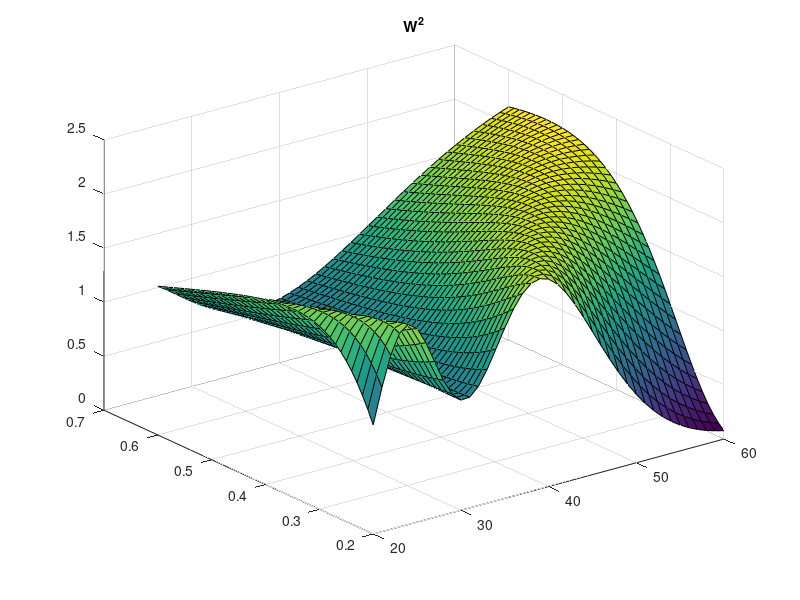
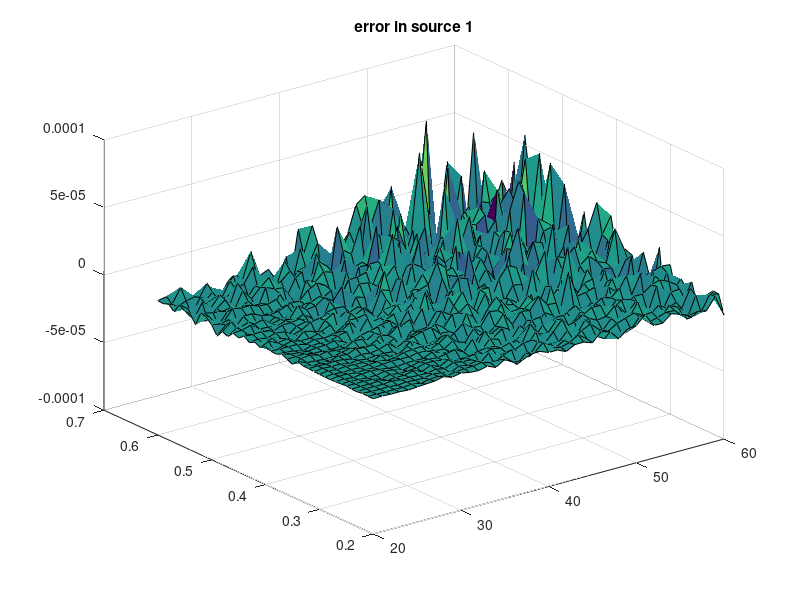
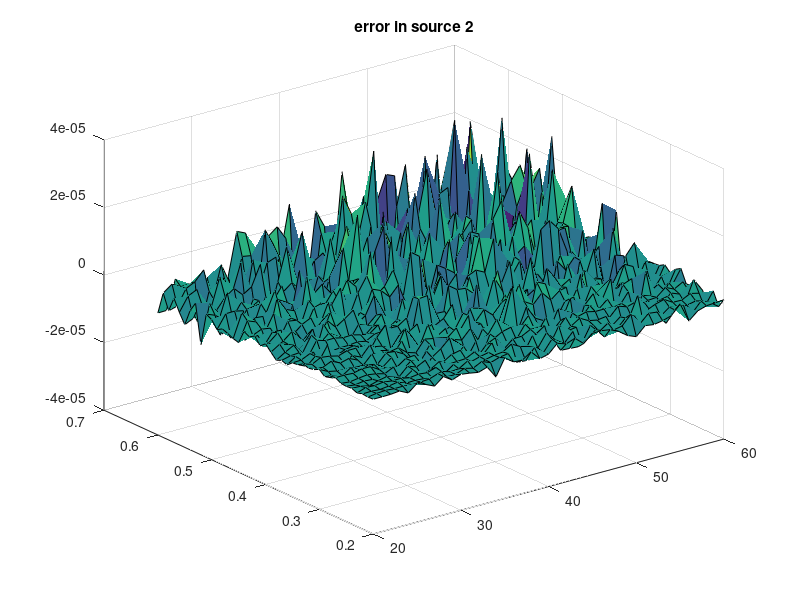
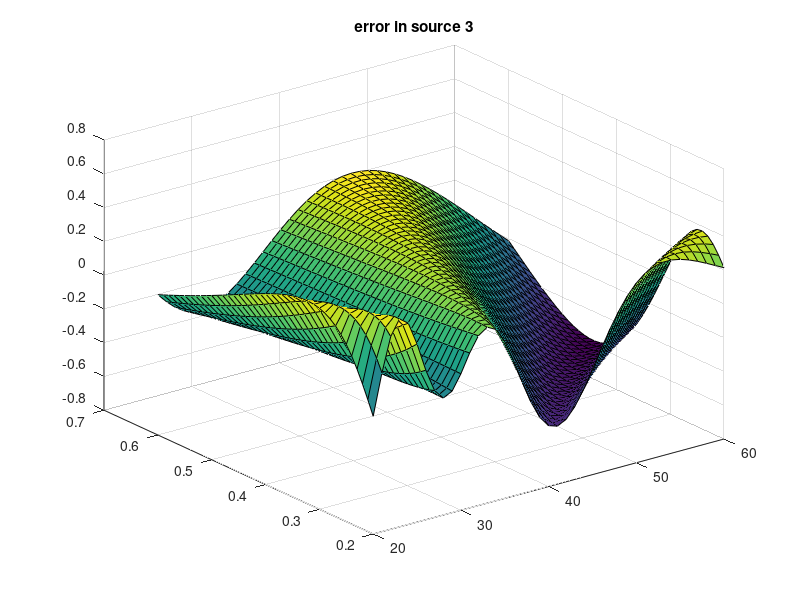

Write the MATLAB code that produced these figures, in order.
%% This code verifies that the correction terms W_1 and W_2 solve
% the corresponding PDE's. See stochasticVol.pdf for more info

%clear
clear all
close all
clc

%Parameters
T = 1 ;
rho = -0.10 ;
K = 30 ;
n = 2 ;


%functions
d2 = @(F,alpha,tau,strike) ( log( (1.0/strike)*F ) - 0.5*tau*(alpha.^2) )./(sqrt(tau)*alpha) ;
d1 = @(F,alpha,tau,strike) ( log( (1.0/strike)*F ) + 0.5*tau*(alpha.^2) )./(sqrt(tau)*alpha) ;
y = @(F,alpha,tau,strike) ( log( (1.0/strike)*F ) - 0.5*tau*(alpha.^2) )./(alpha);

N = @(x) normcdf(x) ;
N1 = @(x) normpdf(x) ;
N2 = @(x) -x.*normpdf(x) ;
N3 = @(x) (x.^2 - 1.0 ).*normpdf(x) ;
N4 = @(x) (-x.^3+3*x).*normpdf(x) ;
N5 = @(x) (x.^4 - 6*x.^2 + 3).*normpdf(x) ;
N6 = @(x) (-x.^5 + 10*x.^3 - 15*x).*normpdf(x) ;



W0 = @(F,a,t) F.*N(d1(F,a,T-t,K)) - K*N(d2(F,a,T-t,K)) 
W1 = @(F,a,t) 0.5*rho*K*a.*((T-t).*N2(d2(F,a,T-t,K)))
W2 = @(F,a,t) -(1/2)*K*((1/3)*(a.^2).*((T-t).^2).*N2(d2(F,a,T-t,K))...
    + (1/3)*((T-t).^(3/2)).*d2(F,a,T-t,K).*N2(d2(F,a,T-t,K))...
    -(1/6)*((T-t).^(3/2)).*N1(d2(F,a,T-t,K)))...
    +(1/2)*rho*rho*K*((1/4)*(a.^2).*((T-t).^2).*N4(d2(F,a,T-t,K))...
    + (1/4)*((T-t).^(3/2)).*d2(F,a,T-t,K).*N4(d2(F,a,T-t,K))...
    -(1/4)*((T-t).^(3/2)).*N3(d2(F,a,T-t,K)))
V = @(F,a,t) ((1/((n+2)*(n+3)))*(T-t) + (1/(n+3))*(y(F,a,T-t,K) + a.*(T-t)).^2).*((T-t).^(n+1-2)).*N4(d2(F,a,T-t,K))...
    -2*3*((1/((n+2)*(n+3)))*(y(F,a,T-t,K) + a.*(T-t))).*((T-t).^(n+1-3/2)).*N3(d2(F,a,T-t,K))...
    +2*3*2*(1/((n+1)*(n+2)*(n+3))).*((T-t).^(n)).*N2(d2(F,a,T-t,K))
V1 = @(F,t) -(1/(n+1))*((T-t).^(n-1)).*N4(d2(F,a,T-t,K))

%Plot
F = 20:1:60 ;
a = 0.20:.01:0.60;
t = 0 ;
[Fg, ag] = meshgrid(F,a) ;
z = W2(Fg,ag,t) ;
surf(Fg,ag,z)
title('W^2')

% Check source term
h = 0.00001;
dt = 0.000000001;
W1_AA = (1/(h*h))*(W1(Fg, ag+h, t) - 2*W1(Fg, ag, t)+ W1(Fg, ag-h, t)) ;
W2_FA = (1.0/(4*h*h))*(W2(Fg+h, ag+h, t) - W2(Fg+h, ag-h, t) - W2(Fg-h, ag+h, t)+W2(Fg-h, ag-h, t));
W0_AA = (1/(h*h))*(W0(Fg, ag+h, t) - 2*W0(Fg, ag, t)+ W0(Fg, ag-h, t)) ;
W1_FA = (1.0/(4*h*h))*(W1(Fg+h, ag+h, t) - W1(Fg+h, ag-h, t) - W1(Fg-h, ag+h, t)+W1(Fg-h, ag-h, t));
W0_FA = (1.0/(4*h*h))*(W0(Fg+h, ag+h, t) - W0(Fg+h, ag-h, t) - W0(Fg-h, ag+h, t)+W0(Fg-h, ag-h, t));
% V_FF = (1/(h*h))*(V(Fg+h,tg)-2*V(Fg,tg)+V(Fg-h,tg)) ;
% V_t = (1.0/dt)*(V(Fg,tg+dt)-V(Fg,tg));
% W2_FF = (1/(h*h))*(W2(Fg+h,tg)-2*W2(Fg,tg)+W2(Fg-h,tg)) ;
% W2_t = (1.0/dt)*(W2(Fg,tg+dt)-W2(Fg,tg));
% W1_FF = (1/(h*h))*(W1(Fg+h,tg)-2*W1(Fg,tg)+W1(Fg-h,tg)) ;
% W1_t = (1.0/dt)*(W1(Fg,tg+dt)-W1(Fg,tg));
% W0_FF = (1/(h*h))*(W0(Fg+h,tg)-2*W0(Fg,tg)+W0(Fg-h,tg)) ;
% W0_t = (1.0/dt)*(W0(Fg,tg+dt)-W0(Fg,tg));
% sourceV1 = ((T-tg).^(n-2)).*N4(d2(Fg,a,T-tg,K)) 
% source = ((T-tg).^(n-2)).*((a*(T-tg)+ y(Fg,a,T-tg,K)).^2).*N4(d2(Fg,a,T-tg,K));
source1 = -rho*K*ag.*N2(d2(Fg, ag, T-t, K)); 
source2 = (1/2)*K*ag.*((T-t)*ag+sqrt(T-t)*d2(Fg,ag,T-t,K)).*N2(d2(Fg,ag,T-t,K))...
    +(1/2)*rho*rho*K*ag.*((T-t)*ag+sqrt(T-t).*d2(Fg,ag,T-t,K)).*N4(d2(Fg,ag,T-t,K));
source3 = (1/6)*rho*K*(T-t)*ag.*N2(d2(Fg,ag,T-t,K))...
    -(1/12)*rho*K*(T-t)^(1/2)*ag.*(-4*(T-t)*ag+sqrt(T-t).*d2(Fg,ag,T-t,K)).*N3(d2(Fg,ag,T-t,K))...
    -rho*K*ag.*((5/12)*((T-t)*ag+sqrt(T-t).*d2(Fg,ag,T-t,K))+(1/8)*rho*rho*(T-t)).*N4(d2(Fg,ag,T-t,K))...
    -(1/8)*rho*K*(T-t)^(3/2)*(ag.^2).*N5(d2(Fg,ag,T-t,K))...
    +(1/8)*rho^3 * K * ag .*((T-t)*ag+sqrt(T-t).*d2(Fg,ag,T-t,K)).*N6(d2(Fg,ag,T-t,K));

% %-0.5*a*K*(a*(T-tg)-d2(Fg,a,T-tg,K).*sqrt(T-tg)).*N2(d2(Fg,a,T-tg,K))
%  % +0.5*rho*rho*a*K*(a*(T-tg)-d2(Fg,a,T-tg,K).*sqrt(T-tg)).*N4(d2(Fg,a,T-tg,K));
% 
% %Check solutions
% BS = V_t + 0.5*a*a*(Fg.*Fg.*V_FF) + source;
% figure
% surf(Fg,tg,BS)
% title('BS1')
% 
% BS2 = W2_t + 0.5*a*a*(Fg.*Fg.*W2_FF) - source2;
% figure
% surf(Fg,tg,BS2)
% title('BS2')
% 
% %Check sources

error1 = source1 + rho*(ag.^2).*Fg.*W0_FA;
figure
surf(Fg,ag,error1)
title('error in source 1')

error2 = source2 + 0.5*(ag.^2).*W0_AA + rho*(ag.^2).*Fg.*W1_FA;
figure
surf(Fg,ag,error2)
title('error in source 2')

error3 = source3 + 0.5*(ag.^2).*W1_AA + rho*(ag.^2).*Fg.*W2_FA;
figure
surf(Fg,ag,error3)
title('error in source 3')


% BS = C_T-(0.5)*alpha*alpha*(S.^4).*C_SS;
% BS_K = C_T-(0.5)*alpha*alpha*((K).^2).*(K.^2).*C_KK;
% 
% Dupire = sqrt(2*C_T./((K.*K).*C_KK));
% Vidal = sqrt(2*C_T./((S.*S).*C_SS));
% LocalVol = (alpha)*K;
% figure
% plot(K,Dupire)
% hold on
% plot(K,LocalVol,'red')
% hold on
% plot(K,Vidal,'green')
% title(['S_0 = ' num2str(S0)])
% xlabel('K')
% ylabel('LocalVol')
% legend('Dupire formula','LocalVol','BlackScholes')
% figure
% plot(K,BS)
% 
% [MonteCarlo,confidence]  = C_MC_Dupire(100,1, 80 , alpha ,100000,1000)
% 
% Analytical = C(100,1,80)
% 
% [MonteCarlo,confidence]  = C_MC_Dupire(100,1, 100 , alpha ,100000,1000)
% 
% Analytical = C(100,1,100)
% 
% [MonteCarlo,confidence]  = C_MC_Dupire(100,1, 120 , alpha ,100000,1000)
% 
% Analytical = C(100,1,120)

